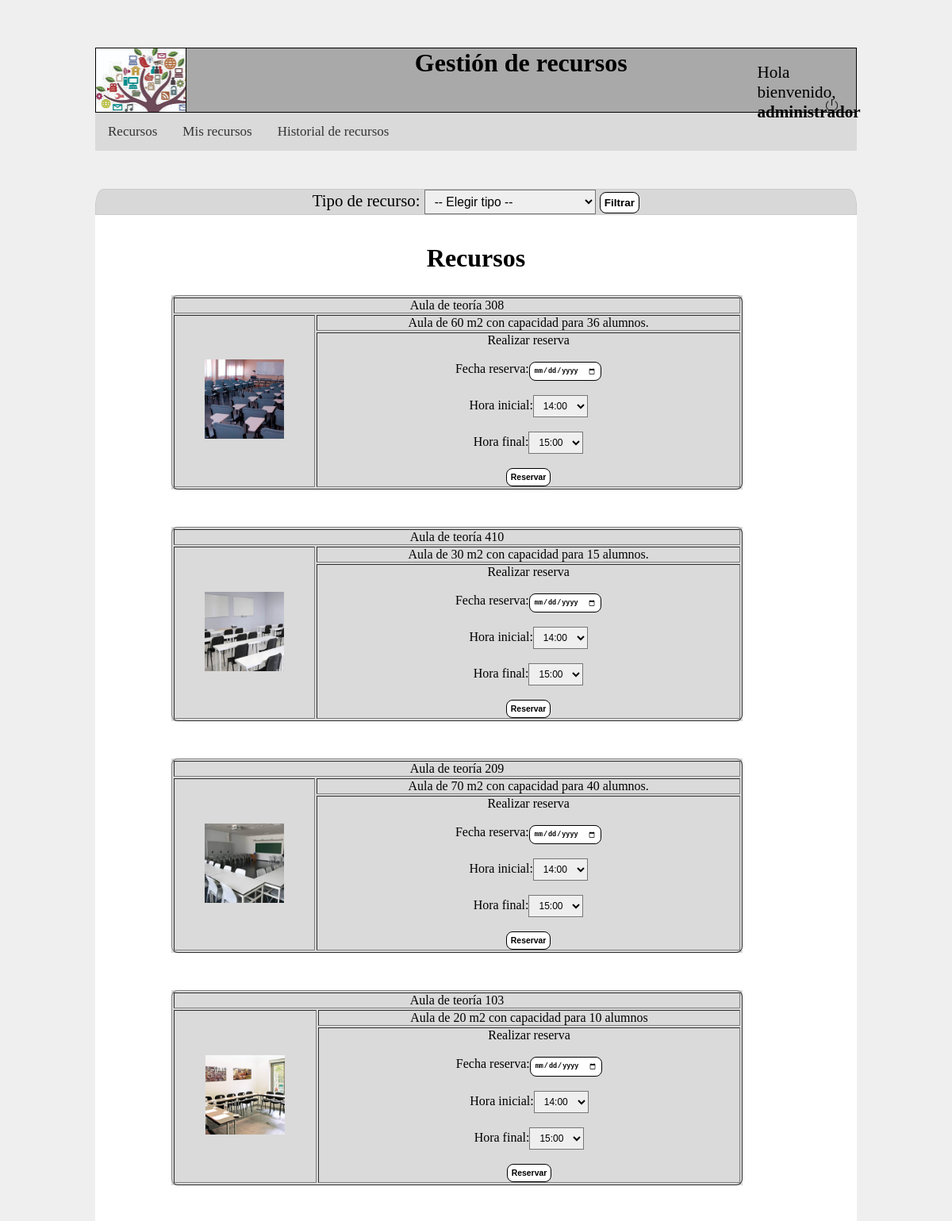
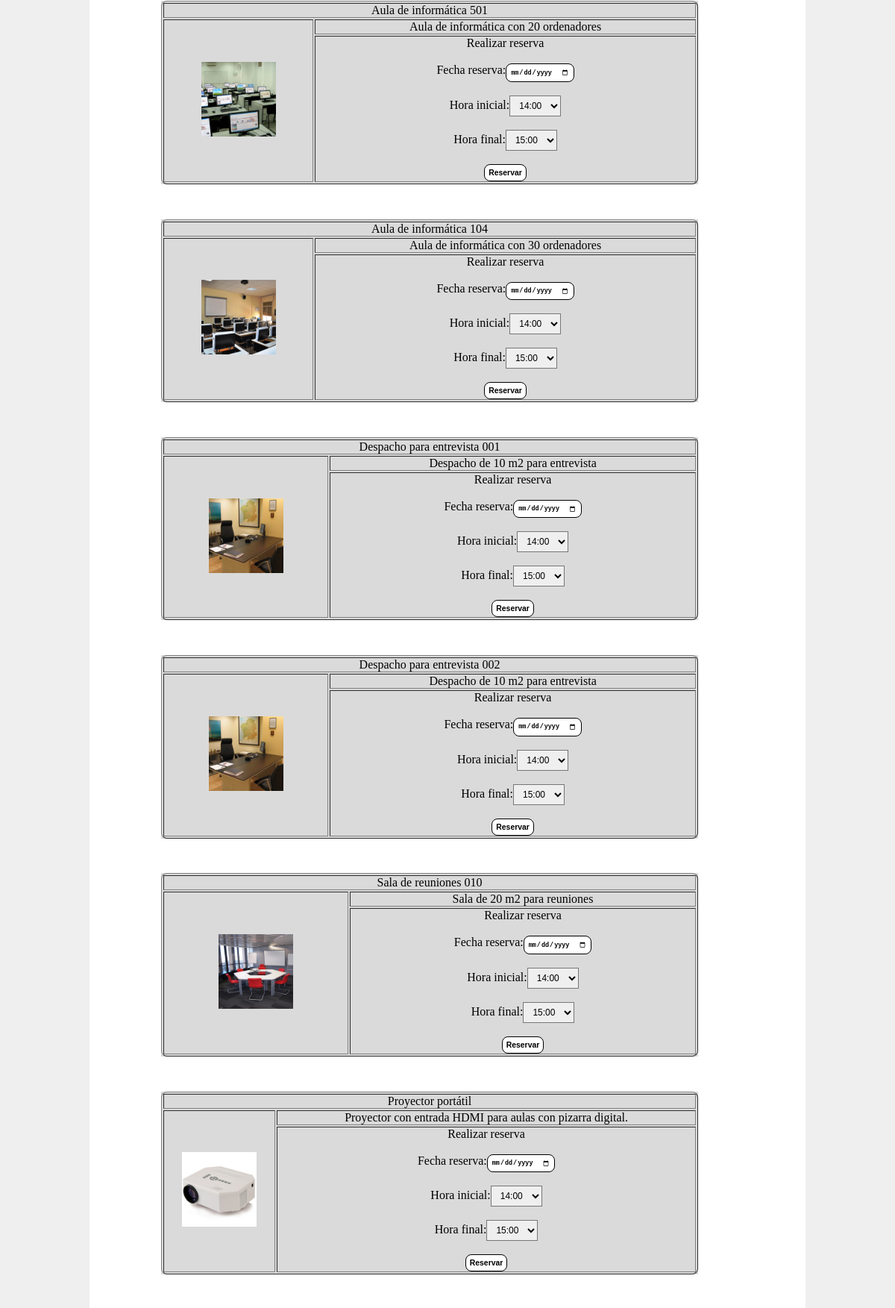
/proyecto_v3.0/php/recursos.php (signed in, upper part), run on the app's committed database (2 pictures, top to bottom).
### tables this page shows
CREATE TABLE `tbl_usuario` (
  `usu_id` int(3) NOT NULL,
  `usu_nickname` varchar(15) NOT NULL,
  `usu_nombre` varchar(15) NOT NULL,
  `usu_apellido` varchar(15) NOT NULL,
  `usu_correo` varchar(30) NOT NULL,
  `usu_cargo` varchar(15) NOT NULL,
  `usu_contrasena` varchar(15) NOT NULL,
  `usu_estado` varchar(20) NOT NULL DEFAULT 'Alta'
);

CREATE TABLE `tbl_recurso` (
  `rec_id` int(2) NOT NULL,
  `rec_nombre` varchar(30) NOT NULL,
  `rec_foto` varchar(15) NOT NULL,
  `rec_descripcion` varchar(200) NOT NULL,
  `rec_tipoid` int(2) NOT NULL,
  `rec_estado` varchar(15) NOT NULL DEFAULT 'Disponible'
);

### proyecto_v3.0/php/recursos.php (the view, shortened to what this page needs)
<?php
		$conexion = mysqli_connect('localhost', 'root', '', 'bd_proyecto2');
		$hoy= date('Y-m-d H:i:s');
		$sql_iniciar_reserva="UPDATE tbl_reserva SET res_finalizada='ocupado' WHERE res_fechainicio<'$hoy' AND res_fechafinal>'$hoy' AND res_finalizada='reservado'";
		mysqli_query($conexion, $sql_iniciar_reserva);
		$sql_finalizar_reserva="UPDATE tbl_reserva SET res_finalizada='finalizada' WHERE res_fechafinal<'$hoy' AND res_finalizada='ocupado'";
		mysqli_query($conexion, $sql_finalizar_reserva);
		$hora= date('H');
		$hora_reserva_fi = $hora + 1;
		$con =	"SELECT * FROM `tbl_usuario` WHERE `usu_id` = '". $_SESSION["usu_id"] ."'";
		$result	=	mysqli_query($conexion,$con);
		while ($fila = mysqli_fetch_row($result))
			{
				$usu_nickname	=	$fila[1];
			}
		extract($_REQUEST);
		$sql = "SELECT * FROM tbl_tiporecurso ORDER BY tr_id";
		$recurso =	" SELECT * FROM tbl_recurso INNER JOIN tbl_tiporecurso ON tbl_tiporecurso.tr_id = tbl_recurso.rec_tipoid ";
		$tipos = mysqli_query($conexion, $sql);
		$recursos = mysqli_query($conexion, $recurso);
?>
<!DOCTYPE html>
<html>
<head>
	<link rel="stylesheet" type="text/css" href="../css/recursos.css">
</head>
<body>
	<div class="header">
			<div class="logo">
			</div>
			<h1 align="center">Gestión de recursos</h1>
			<div class="profile">
			<p class="welcome">Hola bienvenido, <br /><b>
			<?php echo $usu_nickname; ?></b>
			</p>
			</div>
			<div class="logout">
				<a href="logout.proc.php" onclick="return logout();">
					<img class="img_logout" src="../img/logout_small.png" alt="Cerrar sesión">
				</a>
			</div>
		</div>
	<nav>
		<ul class="topnav">
			<li class="li"><a href="#">Recursos</a></li>
			<li class="li"><a href="misrecursos.php">Mis recursos</a></li>
			<li class="li"><a href="historial_recursos.php">Historial de recursos</a></li>
		</ul>
	</nav>
<div class="container">
	<?php
	if(mysqli_num_rows($tipos)>0){
		?>
	<form action="recursos.php" method="get" class="formtipo">
		Tipo de recurso:
		<select name="tr_id">
			<option value="0">-- Elegir tipo --</option>
		</select>
		<input type="submit" name="enviar" value="Filtrar">
	</form>
	<br/><br/>
	<h1>Recursos</h1>
	<br/>
	<?php
		}
	if(mysqli_num_rows($recursos)>0){
		while($recurso	=	mysqli_fetch_array($recursos)){
		echo "<div class='content_rec'>";
		echo "<table border>";
		echo "<tr>";
			echo "<td colspan='2'>" . $recurso['rec_nombre'] . "</td>";
		echo "</tr>";
		echo "<tr>";
			echo "<td rowspan='3'><img class='img_recu' src='../img/recursos/".$recurso['rec_foto']."' width='100'></td>";
			echo "<td>".$recurso['rec_descripcion']."</td>";
		echo "</tr>";
		echo "<tr>";
		echo "<td>Realizar reserva <br/><br/><form action='recursos.proc.php'  method='GET' name='form_reserva' onsubmit='return validar(this);'>";
		echo "Fecha reserva:<input type='date' name='fecha'/><br/><br/>";
			echo "Hora inicial:<select name='hora_ini'>";
				for ($i=$hora; $i <=20 ; ++$i) {
				echo "<option value='$i'>$i:00</option><br/>";
				}
			echo "</select><br/><br/>";
		echo "Hora final:<select name='hora_fi'>";
			for ($j=$hora_reserva_fi; $j <=21 ; ++$j) {
				echo "<option value='$j'>$j:00</option><br/>";
			}
			echo "</select><br/><br/><input type='hidden' name='rec_id' value='$recurso[rec_id]'/>";
			echo "<input type='submit' name='enviar' value='Reservar' size='5'/></form></td></tr>";
		echo "</table>";
				echo "</div>";
			}
	} else {
				echo "No hay recursos disponibles";
	}
		?>
</body>
</html>

### proyecto_v3.0/css/recursos.css (style rules this page uses)
* { margin:0px; padding:0px; }
body { background-color: #EFEFEF; width: 80%; margin: 5% 10%; }
.header { height: 80px; background-color: #A9A9A9; border: solid 1px black; }
.logo { background-image: url("../img/banner_opt.jpg"); height: 100%; width: 11.75%; border-right: solid 1px black; float: left; }
.welcome { position: relative; margin-left: 85%; width: 25%; }
nav { margin: 0; padding: 0; background-color: #DADADA; }
nav ul.topnav { list-style-type: none; overflow: hidden; }
nav ul.topnav li { float: left; }
nav ul.topnav li a { display: inline-block; color: #333; text-align: center; padding: 14px 16px; text-decoration: none; transition: 0.3s; font-size: 17px; }
.profile { width: 20%; margin-left: 70%; margin-top: -2%; font-size: 1.32em; }
.container { background-color: white; width: 100%; border-radius:1em; height: 100%; margin-top: 2%; text-align: center; font-size: 1em; }
.content_rec { margin-top: 1%; margin-bottom: 2%; text-align:center; width: 75%; background-color:#DADADA; margin-left: 10%; }
.content_rec table { width: 100%; border-radius: 8px 8px 8px 8px; }
.formtipo { margin-top: 5%; }
.img_logout { width: 8%; margin-left: 75% }
.logout { width: 20%; position: relative; margin-left: 81%; margin-top: -3%; }
.formtipo { font-size: 1.3em; border: 1px solid #ccc; background-color: #D8D8D8; border-top-left-radius: 0.5em 1em; border-top-right-radius: 0.5em 1em; }
select { padding: 5px 8px; box-shadow: none; background-image: none; font-size:0.75em; }
input { font-weight: bold; cursor: pointer; padding: 5px; border: 1px solid #000; background: #fff; border-radius: 8px 8px 8px 8px; font-size: 0.65em; }

### data on the page
tbl_usuario: usu_nickname "administrador"
tbl_recurso: rec_nombre "Aula de teoría 308", rec_foto (picture), rec_descripcion "Aula de 60 m2 con capacidad para 36 alumnos."
tbl_recurso: rec_nombre "Aula de teoría 410", rec_foto (picture), rec_descripcion "Aula de 30 m2 con capacidad para 15 alumnos."
tbl_recurso: rec_nombre "Aula de teoría 209", rec_foto (picture), rec_descripcion "Aula de 70 m2 con capacidad para 40 alumnos."
tbl_recurso: rec_nombre "Aula de teoría 103", rec_foto (picture), rec_descripcion "Aula de 20 m2 con capacidad para 10 alumnos"
tbl_recurso: rec_nombre "Aula de informática 501", rec_foto (picture), rec_descripcion "Aula de informática con 20 ordenadores"
tbl_recurso: rec_nombre "Aula de informática 104", rec_foto (picture), rec_descripcion "Aula de informática con 30 ordenadores"
tbl_recurso: rec_nombre "Despacho para entrevista 001", rec_foto (picture), rec_descripcion "Despacho de 10 m2 para entrevista"
tbl_recurso: rec_nombre "Despacho para entrevista 002", rec_foto (picture), rec_descripcion "Despacho de 10 m2 para entrevista"
tbl_recurso: rec_nombre "Sala de reuniones 010", rec_foto (picture), rec_descripcion "Sala de 20 m2 para reuniones"
tbl_recurso: rec_nombre "Proyector portátil", rec_foto (picture), rec_descripcion "Proyector con entrada HDMI para aulas con pizarra digital."

### other printed values
form field hora_ini "14:00"
form field hora_fi "15:00"
